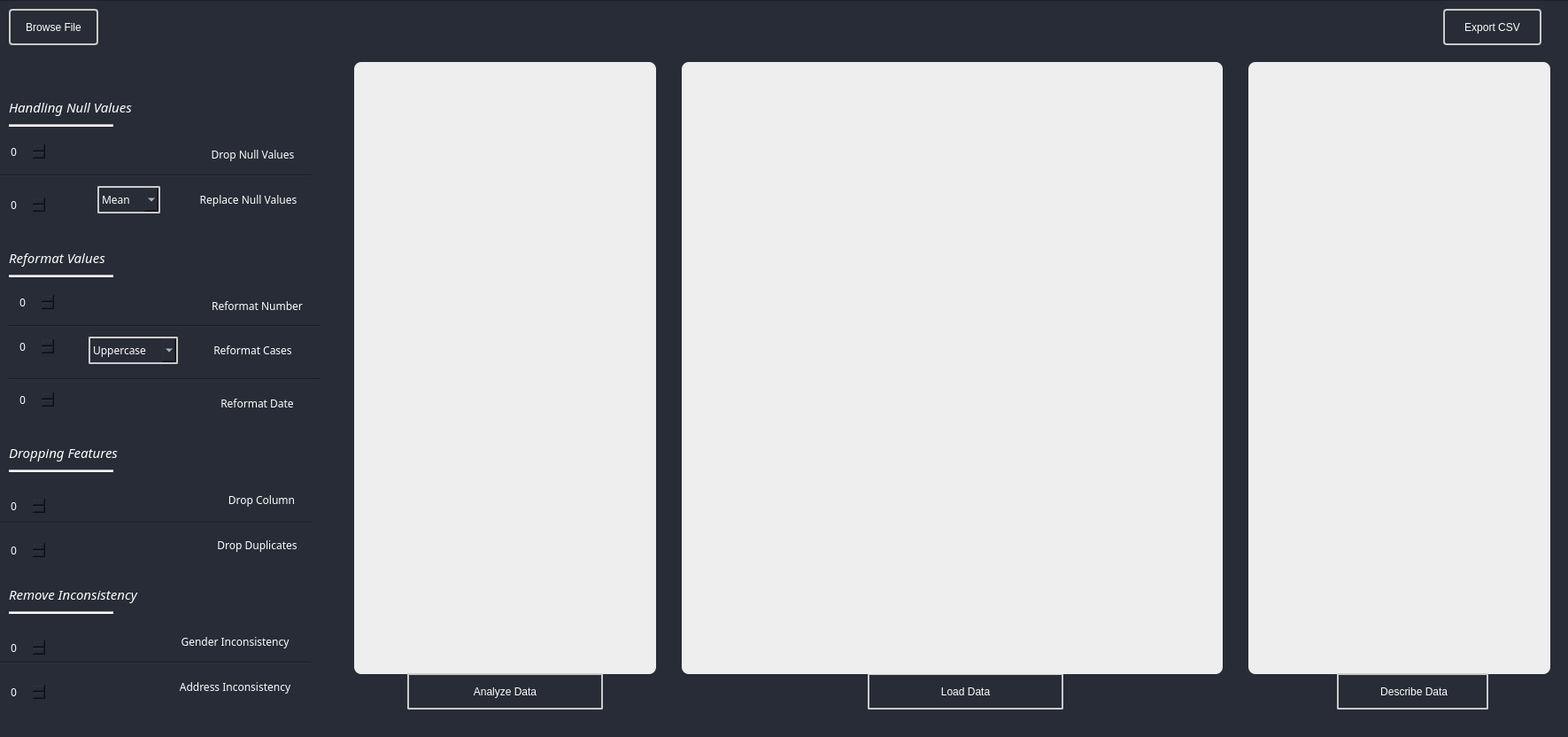
<?xml version="1.0" encoding="UTF-8"?>
<ui version="4.0">
 <class>Dialog</class>
 <widget class="QDialog" name="Dialog">
  <property name="geometry">
   <rect>
    <x>0</x>
    <y>0</y>
    <width>1771</width>
    <height>832</height>
   </rect>
  </property>
  <property name="windowTitle">
   <string>Dialog</string>
  </property>
  <property name="styleSheet">
   <string notr="true">background-color: rgb(39, 44, 54);</string>
  </property>
  <widget class="QFrame" name="frame">
   <property name="geometry">
    <rect>
     <x>-10</x>
     <y>0</y>
     <width>1801</width>
     <height>841</height>
    </rect>
   </property>
   <property name="font">
    <font>
     <pointsize>8</pointsize>
    </font>
   </property>
   <property name="styleSheet">
    <string notr="true"/>
   </property>
   <property name="frameShape">
    <enum>QFrame::StyledPanel</enum>
   </property>
   <property name="frameShadow">
    <enum>QFrame::Raised</enum>
   </property>
   <widget class="QPushButton" name="btn_browse">
    <property name="geometry">
     <rect>
      <x>20</x>
      <y>10</y>
      <width>101</width>
      <height>41</height>
     </rect>
    </property>
    <property name="styleSheet">
     <string notr="true">QPushButton{
 	color: white; 
  	border: 2px solid  rgb(202, 202, 202);
	border-radius: 4px;
  
}

QPushButton:hover{
	
	background-color: rgb(202, 202, 202);
  	color: black;
}</string>
    </property>
    <property name="text">
     <string>Browse File</string>
    </property>
   </widget>
   <widget class="QPushButton" name="btn_show">
    <property name="geometry">
     <rect>
      <x>990</x>
      <y>760</y>
      <width>221</width>
      <height>41</height>
     </rect>
    </property>
    <property name="styleSheet">
     <string notr="true">QPushButton{
 	color: white; 
  	border: 2px solid  rgb(202, 202, 202);
	border-radius: 2px;
  
}

QPushButton:hover{
	
	background-color: rgb(202, 202, 202);
  	color: black;
}</string>
    </property>
    <property name="text">
     <string>Load Data</string>
    </property>
   </widget>
   <widget class="QTableWidget" name="tbl_show">
    <property name="geometry">
     <rect>
      <x>780</x>
      <y>70</y>
      <width>611</width>
      <height>691</height>
     </rect>
    </property>
    <property name="styleSheet">
     <string notr="true">QTableWidget{
	color: black;
	selection-background-color: rgb(254, 254, 254);
	background-color: rgb(238, 238, 238);
	border-radius: 8px;
}</string>
    </property>
    <property name="alternatingRowColors">
     <bool>false</bool>
    </property>
    <property name="selectionMode">
     <enum>QAbstractItemView::NoSelection</enum>
    </property>
    <property name="selectionBehavior">
     <enum>QAbstractItemView::SelectRows</enum>
    </property>
    <attribute name="horizontalHeaderVisible">
     <bool>true</bool>
    </attribute>
    <attribute name="horizontalHeaderHighlightSections">
     <bool>false</bool>
    </attribute>
    <attribute name="verticalHeaderVisible">
     <bool>false</bool>
    </attribute>
    <attribute name="verticalHeaderHighlightSections">
     <bool>true</bool>
    </attribute>
   </widget>
   <widget class="QTableWidget" name="tbl_describe">
    <property name="geometry">
     <rect>
      <x>1420</x>
      <y>70</y>
      <width>341</width>
      <height>691</height>
     </rect>
    </property>
    <property name="styleSheet">
     <string notr="true">QTableWidget{
	color: black;
	selection-background-color: rgb(254, 254, 254);
	background-color: rgb(238, 238, 238);
	border-radius:8px;
}</string>
    </property>
    <property name="alternatingRowColors">
     <bool>false</bool>
    </property>
    <property name="selectionMode">
     <enum>QAbstractItemView::NoSelection</enum>
    </property>
    <property name="selectionBehavior">
     <enum>QAbstractItemView::SelectRows</enum>
    </property>
    <attribute name="horizontalHeaderVisible">
     <bool>true</bool>
    </attribute>
    <attribute name="horizontalHeaderHighlightSections">
     <bool>false</bool>
    </attribute>
    <attribute name="verticalHeaderVisible">
     <bool>false</bool>
    </attribute>
    <attribute name="verticalHeaderHighlightSections">
     <bool>true</bool>
    </attribute>
    <row>
     <property name="text">
      <string>count</string>
     </property>
    </row>
    <row>
     <property name="text">
      <string>New Row</string>
     </property>
    </row>
    <row>
     <property name="text">
      <string>mean</string>
     </property>
    </row>
    <row>
     <property name="text">
      <string>min</string>
     </property>
    </row>
    <row>
     <property name="text">
      <string>New Row</string>
     </property>
    </row>
    <row>
     <property name="text">
      <string>25%</string>
     </property>
    </row>
    <row>
     <property name="text">
      <string>50%</string>
     </property>
    </row>
    <row>
     <property name="text">
      <string>max</string>
     </property>
    </row>
   </widget>
   <widget class="QPushButton" name="btn_describe">
    <property name="geometry">
     <rect>
      <x>1520</x>
      <y>760</y>
      <width>171</width>
      <height>41</height>
     </rect>
    </property>
    <property name="styleSheet">
     <string notr="true">QPushButton{
 	color: white; 
  	border: 2px solid  rgb(202, 202, 202);
	border-radius: 2px;
  
}

QPushButton:hover{
	
	background-color: rgb(202, 202, 202);
  	color: black;
}</string>
    </property>
    <property name="text">
     <string> Describe Data</string>
    </property>
   </widget>
   <widget class="QLabel" name="label_null">
    <property name="geometry">
     <rect>
      <x>20</x>
      <y>100</y>
      <width>271</width>
      <height>41</height>
     </rect>
    </property>
    <property name="font">
     <font>
      <family>Segoe UI Light</family>
      <pointsize>11</pointsize>
      <weight>50</weight>
      <italic>true</italic>
      <bold>false</bold>
     </font>
    </property>
    <property name="styleSheet">
     <string notr="true">color: white;</string>
    </property>
    <property name="text">
     <string>Handling Null Values</string>
    </property>
   </widget>
   <widget class="Line" name="line">
    <property name="geometry">
     <rect>
      <x>20</x>
      <y>140</y>
      <width>118</width>
      <height>3</height>
     </rect>
    </property>
    <property name="styleSheet">
     <string notr="true">background-color: rgb(255, 255, 255);</string>
    </property>
    <property name="orientation">
     <enum>Qt::Horizontal</enum>
    </property>
   </widget>
   <widget class="QSpinBox" name="spinBox_dropnull">
    <property name="geometry">
     <rect>
      <x>20</x>
      <y>160</y>
      <width>42</width>
      <height>22</height>
     </rect>
    </property>
    <property name="font">
     <font>
      <family>Segoe UI Light</family>
     </font>
    </property>
    <property name="styleSheet">
     <string notr="true">QSpinBox{
 	color: white; 
  	border: 2px solid  rgb(202, 202, 202);
	border: none;
}</string>
    </property>
   </widget>
   <widget class="QPushButton" name="btn_dropnull">
    <property name="geometry">
     <rect>
      <x>240</x>
      <y>160</y>
      <width>111</width>
      <height>28</height>
     </rect>
    </property>
    <property name="font">
     <font>
      <family>Segoe UI Light</family>
     </font>
    </property>
    <property name="cursor">
     <cursorShape>ArrowCursor</cursorShape>
    </property>
    <property name="styleSheet">
     <string notr="true">QPushButton{
 	color: white; 
  	border:  none;
	border-radius: 4px;
  
}

QPushButton:hover{
	
	background-color: rgb(202, 202, 202);
  	color: black;
	cursor: pointer;
}</string>
    </property>
    <property name="text">
     <string>Drop Null Values</string>
    </property>
   </widget>
   <widget class="Line" name="line_2">
    <property name="geometry">
     <rect>
      <x>10</x>
      <y>190</y>
      <width>351</width>
      <height>16</height>
     </rect>
    </property>
    <property name="styleSheet">
     <string notr="true">color: white;</string>
    </property>
    <property name="orientation">
     <enum>Qt::Horizontal</enum>
    </property>
   </widget>
   <widget class="QSpinBox" name="spinBox_replacenull">
    <property name="geometry">
     <rect>
      <x>20</x>
      <y>220</y>
      <width>42</width>
      <height>22</height>
     </rect>
    </property>
    <property name="font">
     <font>
      <family>Segoe UI Light</family>
     </font>
    </property>
    <property name="styleSheet">
     <string notr="true">QSpinBox{
 	color: white; 
  	border: none;
	
	
}</string>
    </property>
   </widget>
   <widget class="QPushButton" name="btn_replacenull">
    <property name="geometry">
     <rect>
      <x>230</x>
      <y>210</y>
      <width>121</width>
      <height>31</height>
     </rect>
    </property>
    <property name="font">
     <font>
      <family>Segoe UI Light</family>
     </font>
    </property>
    <property name="cursor">
     <cursorShape>ArrowCursor</cursorShape>
    </property>
    <property name="styleSheet">
     <string notr="true">QPushButton{
 	color: white; 
  	border: none;
    border-radius: 4px;
}

QPushButton:hover{
	
	background-color: rgb(202, 202, 202);
  	color: black;
}</string>
    </property>
    <property name="text">
     <string>Replace Null Values</string>
    </property>
   </widget>
   <widget class="QComboBox" name="comboBox_replacenull">
    <property name="geometry">
     <rect>
      <x>120</x>
      <y>210</y>
      <width>71</width>
      <height>31</height>
     </rect>
    </property>
    <property name="font">
     <font>
      <family>Segoe UI Light</family>
     </font>
    </property>
    <property name="styleSheet">
     <string notr="true"> 	color: white; 
  	border: 2px solid  rgb(202, 202, 202);

	border-radius: 2px;</string>
    </property>
    <item>
     <property name="text">
      <string>Mean</string>
     </property>
    </item>
    <item>
     <property name="text">
      <string>Median</string>
     </property>
    </item>
    <item>
     <property name="text">
      <string>Mode</string>
     </property>
    </item>
   </widget>
   <widget class="QLabel" name="label_drop">
    <property name="geometry">
     <rect>
      <x>20</x>
      <y>490</y>
      <width>211</width>
      <height>41</height>
     </rect>
    </property>
    <property name="font">
     <font>
      <family>Segoe UI Light</family>
      <pointsize>11</pointsize>
      <weight>50</weight>
      <italic>true</italic>
      <bold>false</bold>
     </font>
    </property>
    <property name="styleSheet">
     <string notr="true">color: white;</string>
    </property>
    <property name="text">
     <string>Dropping Features</string>
    </property>
   </widget>
   <widget class="Line" name="line_4">
    <property name="geometry">
     <rect>
      <x>10</x>
      <y>580</y>
      <width>351</width>
      <height>20</height>
     </rect>
    </property>
    <property name="styleSheet">
     <string notr="true">color: white;</string>
    </property>
    <property name="orientation">
     <enum>Qt::Horizontal</enum>
    </property>
   </widget>
   <widget class="QSpinBox" name="spinBox_dropdup">
    <property name="geometry">
     <rect>
      <x>20</x>
      <y>610</y>
      <width>42</width>
      <height>22</height>
     </rect>
    </property>
    <property name="font">
     <font>
      <family>Segoe UI Light</family>
     </font>
    </property>
    <property name="styleSheet">
     <string notr="true">QSpinBox{
 	color: white; 
border: none;
	
}</string>
    </property>
   </widget>
   <widget class="QPushButton" name="btn_dropdup">
    <property name="geometry">
     <rect>
      <x>240</x>
      <y>600</y>
      <width>121</width>
      <height>31</height>
     </rect>
    </property>
    <property name="font">
     <font>
      <family>Segoe UI Light</family>
     </font>
    </property>
    <property name="cursor">
     <cursorShape>ArrowCursor</cursorShape>
    </property>
    <property name="styleSheet">
     <string notr="true">QPushButton{
 	color: white; 
border: none;
	border-radius: 4px;
  
}

QPushButton:hover{
	
	background-color: rgb(202, 202, 202);
  	color: black;
}</string>
    </property>
    <property name="text">
     <string>Drop Duplicates</string>
    </property>
   </widget>
   <widget class="QSpinBox" name="spinBox_dropcol">
    <property name="geometry">
     <rect>
      <x>20</x>
      <y>560</y>
      <width>42</width>
      <height>22</height>
     </rect>
    </property>
    <property name="font">
     <font>
      <family>Segoe UI Light</family>
     </font>
    </property>
    <property name="styleSheet">
     <string notr="true">QSpinBox{
 	color: white; 
  	border: none;
}</string>
    </property>
   </widget>
   <widget class="QPushButton" name="btn_dropcol">
    <property name="geometry">
     <rect>
      <x>250</x>
      <y>550</y>
      <width>111</width>
      <height>28</height>
     </rect>
    </property>
    <property name="font">
     <font>
      <family>Segoe UI Light</family>
     </font>
    </property>
    <property name="cursor">
     <cursorShape>ArrowCursor</cursorShape>
    </property>
    <property name="styleSheet">
     <string notr="true">QPushButton{
 	color: white; 
border: none;
	border-radius: 4px;
  
}

QPushButton:hover{
	
	background-color: rgb(202, 202, 202);
  	color: black;
}</string>
    </property>
    <property name="text">
     <string>Drop Column</string>
    </property>
   </widget>
   <widget class="QPushButton" name="btn_export">
    <property name="geometry">
     <rect>
      <x>1640</x>
      <y>10</y>
      <width>111</width>
      <height>41</height>
     </rect>
    </property>
    <property name="styleSheet">
     <string notr="true">QPushButton{
 	color: white; 
  	border: 2px solid  rgb(202, 202, 202);
	border-radius: 4px;
  
}

QPushButton:hover{
	
	background-color: rgb(202, 202, 202);
  	color: black;
}</string>
    </property>
    <property name="text">
     <string>Export CSV</string>
    </property>
   </widget>
   <widget class="QSpinBox" name="spinBox_add">
    <property name="geometry">
     <rect>
      <x>20</x>
      <y>770</y>
      <width>42</width>
      <height>22</height>
     </rect>
    </property>
    <property name="font">
     <font>
      <family>Segoe UI Light</family>
     </font>
    </property>
    <property name="styleSheet">
     <string notr="true">QSpinBox{
 	color: white; 
  	border: none;
}</string>
    </property>
   </widget>
   <widget class="QPushButton" name="btn_add">
    <property name="geometry">
     <rect>
      <x>210</x>
      <y>760</y>
      <width>131</width>
      <height>31</height>
     </rect>
    </property>
    <property name="font">
     <font>
      <family>Segoe UI Light</family>
     </font>
    </property>
    <property name="cursor">
     <cursorShape>ArrowCursor</cursorShape>
    </property>
    <property name="styleSheet">
     <string notr="true">QPushButton{
 	color: white; 
  	border: none;
	border-radius: 4px;
  
}

QPushButton:hover{
	
	background-color: rgb(202, 202, 202);
  	color: black;
}</string>
    </property>
    <property name="text">
     <string>Address Inconsistency</string>
    </property>
   </widget>
   <widget class="QSpinBox" name="spinBox_gender">
    <property name="geometry">
     <rect>
      <x>20</x>
      <y>720</y>
      <width>42</width>
      <height>22</height>
     </rect>
    </property>
    <property name="font">
     <font>
      <family>Segoe UI Light</family>
     </font>
    </property>
    <property name="styleSheet">
     <string notr="true">QSpinBox{
 	color: white; 
	border: none;
}</string>
    </property>
   </widget>
   <widget class="QLabel" name="label_inco">
    <property name="geometry">
     <rect>
      <x>20</x>
      <y>650</y>
      <width>271</width>
      <height>41</height>
     </rect>
    </property>
    <property name="font">
     <font>
      <family>Segoe UI Light</family>
      <pointsize>11</pointsize>
      <weight>50</weight>
      <italic>true</italic>
      <bold>false</bold>
     </font>
    </property>
    <property name="styleSheet">
     <string notr="true">color: white;</string>
    </property>
    <property name="text">
     <string>Remove Inconsistency</string>
    </property>
   </widget>
   <widget class="QPushButton" name="btn_gender">
    <property name="geometry">
     <rect>
      <x>210</x>
      <y>710</y>
      <width>131</width>
      <height>28</height>
     </rect>
    </property>
    <property name="font">
     <font>
      <family>Segoe UI Light</family>
     </font>
    </property>
    <property name="cursor">
     <cursorShape>ArrowCursor</cursorShape>
    </property>
    <property name="styleSheet">
     <string notr="true">QPushButton{
 	color: white; 
  	border: none;
	border-radius: 4px;
  
}

QPushButton:hover{
	
	background-color: rgb(202, 202, 202);
  	color: black;
}</string>
    </property>
    <property name="text">
     <string>Gender Inconsistency</string>
    </property>
   </widget>
   <widget class="QSpinBox" name="spinBox_no">
    <property name="geometry">
     <rect>
      <x>30</x>
      <y>330</y>
      <width>42</width>
      <height>22</height>
     </rect>
    </property>
    <property name="font">
     <font>
      <family>Segoe UI Light</family>
     </font>
    </property>
    <property name="styleSheet">
     <string notr="true">QSpinBox{
 	color: white; 
  	border: none;
	border-radius: 4px;
	
}</string>
    </property>
   </widget>
   <widget class="QPushButton" name="btn_no">
    <property name="geometry">
     <rect>
      <x>240</x>
      <y>330</y>
      <width>121</width>
      <height>31</height>
     </rect>
    </property>
    <property name="font">
     <font>
      <family>Segoe UI Light</family>
     </font>
    </property>
    <property name="cursor">
     <cursorShape>ArrowCursor</cursorShape>
    </property>
    <property name="styleSheet">
     <string notr="true">QPushButton{
 	color: white; 
  	border: none;
	border-radius: 4px;
  
}

QPushButton:hover{
	
	background-color: rgb(202, 202, 202);
  	color: black;
}</string>
    </property>
    <property name="text">
     <string>Reformat Number</string>
    </property>
   </widget>
   <widget class="QSpinBox" name="spinBox_case">
    <property name="geometry">
     <rect>
      <x>30</x>
      <y>380</y>
      <width>42</width>
      <height>22</height>
     </rect>
    </property>
    <property name="font">
     <font>
      <family>Segoe UI Light</family>
     </font>
    </property>
    <property name="styleSheet">
     <string notr="true">QSpinBox{
 	color: white; 
  	border: none;
}</string>
    </property>
   </widget>
   <widget class="QLabel" name="label_reformat">
    <property name="geometry">
     <rect>
      <x>20</x>
      <y>270</y>
      <width>211</width>
      <height>41</height>
     </rect>
    </property>
    <property name="font">
     <font>
      <family>Segoe UI Light</family>
      <pointsize>11</pointsize>
      <weight>50</weight>
      <italic>true</italic>
      <bold>false</bold>
     </font>
    </property>
    <property name="styleSheet">
     <string notr="true">color: white;</string>
    </property>
    <property name="text">
     <string>Reformat Values</string>
    </property>
   </widget>
   <widget class="QPushButton" name="btn_case">
    <property name="geometry">
     <rect>
      <x>240</x>
      <y>380</y>
      <width>111</width>
      <height>31</height>
     </rect>
    </property>
    <property name="font">
     <font>
      <family>Segoe UI Light</family>
     </font>
    </property>
    <property name="cursor">
     <cursorShape>ArrowCursor</cursorShape>
    </property>
    <property name="styleSheet">
     <string notr="true">QPushButton{
 	color: white; 
  	border: none;
	border-radius: 4px;
  
}

QPushButton:hover{
	
	background-color: rgb(202, 202, 202);
  	color: black;
}</string>
    </property>
    <property name="text">
     <string>Reformat Cases</string>
    </property>
   </widget>
   <widget class="QComboBox" name="comboBox_case">
    <property name="geometry">
     <rect>
      <x>110</x>
      <y>380</y>
      <width>101</width>
      <height>31</height>
     </rect>
    </property>
    <property name="font">
     <font>
      <family>Segoe UI Light</family>
     </font>
    </property>
    <property name="styleSheet">
     <string notr="true"> 	color: white; 
  	border: 2px solid  rgb(202, 202, 202);

	border-radius: 2px;</string>
    </property>
    <item>
     <property name="text">
      <string>Uppercase</string>
     </property>
    </item>
    <item>
     <property name="text">
      <string>Lowercase</string>
     </property>
    </item>
   </widget>
   <widget class="QSpinBox" name="spinBox_dt">
    <property name="geometry">
     <rect>
      <x>30</x>
      <y>440</y>
      <width>42</width>
      <height>22</height>
     </rect>
    </property>
    <property name="font">
     <font>
      <family>Segoe UI Light</family>
     </font>
    </property>
    <property name="styleSheet">
     <string notr="true">QSpinBox{
 	color: white; 
  	border: none;
	
}</string>
    </property>
   </widget>
   <widget class="QPushButton" name="btn_dt">
    <property name="geometry">
     <rect>
      <x>240</x>
      <y>440</y>
      <width>121</width>
      <height>31</height>
     </rect>
    </property>
    <property name="font">
     <font>
      <family>Segoe UI Light</family>
     </font>
    </property>
    <property name="cursor">
     <cursorShape>ArrowCursor</cursorShape>
    </property>
    <property name="styleSheet">
     <string notr="true">QPushButton{
 	color: white; 
  	border: none;
	border-radius: 4px;
  
}

QPushButton:hover{
	
	background-color: rgb(202, 202, 202);
  	color: black;
}</string>
    </property>
    <property name="text">
     <string>Reformat Date</string>
    </property>
   </widget>
   <widget class="Line" name="line_3">
    <property name="geometry">
     <rect>
      <x>20</x>
      <y>530</y>
      <width>118</width>
      <height>3</height>
     </rect>
    </property>
    <property name="styleSheet">
     <string notr="true">background-color: rgb(255, 255, 255);</string>
    </property>
    <property name="orientation">
     <enum>Qt::Horizontal</enum>
    </property>
   </widget>
   <widget class="Line" name="line_11">
    <property name="geometry">
     <rect>
      <x>20</x>
      <y>310</y>
      <width>118</width>
      <height>3</height>
     </rect>
    </property>
    <property name="styleSheet">
     <string notr="true">background-color: rgb(255, 255, 255);</string>
    </property>
    <property name="orientation">
     <enum>Qt::Horizontal</enum>
    </property>
   </widget>
   <widget class="Line" name="line_12">
    <property name="geometry">
     <rect>
      <x>20</x>
      <y>360</y>
      <width>351</width>
      <height>16</height>
     </rect>
    </property>
    <property name="styleSheet">
     <string notr="true">color: white;</string>
    </property>
    <property name="orientation">
     <enum>Qt::Horizontal</enum>
    </property>
   </widget>
   <widget class="Line" name="line_13">
    <property name="geometry">
     <rect>
      <x>20</x>
      <y>420</y>
      <width>351</width>
      <height>16</height>
     </rect>
    </property>
    <property name="styleSheet">
     <string notr="true">color: white;</string>
    </property>
    <property name="orientation">
     <enum>Qt::Horizontal</enum>
    </property>
   </widget>
   <widget class="Line" name="line_14">
    <property name="geometry">
     <rect>
      <x>20</x>
      <y>690</y>
      <width>118</width>
      <height>3</height>
     </rect>
    </property>
    <property name="styleSheet">
     <string notr="true">background-color: rgb(255, 255, 255);</string>
    </property>
    <property name="orientation">
     <enum>Qt::Horizontal</enum>
    </property>
   </widget>
   <widget class="Line" name="line_16">
    <property name="geometry">
     <rect>
      <x>10</x>
      <y>740</y>
      <width>351</width>
      <height>16</height>
     </rect>
    </property>
    <property name="styleSheet">
     <string notr="true">color: white;</string>
    </property>
    <property name="orientation">
     <enum>Qt::Horizontal</enum>
    </property>
   </widget>
   <widget class="QTableWidget" name="tbl_dfaux">
    <property name="geometry">
     <rect>
      <x>410</x>
      <y>70</y>
      <width>341</width>
      <height>691</height>
     </rect>
    </property>
    <property name="styleSheet">
     <string notr="true">QTableWidget{
	color: black;
	selection-background-color: rgb(254, 254, 254);
	background-color: rgb(238, 238, 238);
	border-radius:8px;
}</string>
    </property>
    <property name="alternatingRowColors">
     <bool>false</bool>
    </property>
    <property name="selectionMode">
     <enum>QAbstractItemView::NoSelection</enum>
    </property>
    <property name="selectionBehavior">
     <enum>QAbstractItemView::SelectRows</enum>
    </property>
    <attribute name="horizontalHeaderVisible">
     <bool>true</bool>
    </attribute>
    <attribute name="horizontalHeaderHighlightSections">
     <bool>false</bool>
    </attribute>
    <attribute name="verticalHeaderVisible">
     <bool>false</bool>
    </attribute>
    <attribute name="verticalHeaderHighlightSections">
     <bool>true</bool>
    </attribute>
    <row>
     <property name="text">
      <string>count</string>
     </property>
    </row>
    <row>
     <property name="text">
      <string>New Row</string>
     </property>
    </row>
    <row>
     <property name="text">
      <string>mean</string>
     </property>
    </row>
    <row>
     <property name="text">
      <string>min</string>
     </property>
    </row>
    <row>
     <property name="text">
      <string>New Row</string>
     </property>
    </row>
    <row>
     <property name="text">
      <string>25%</string>
     </property>
    </row>
    <row>
     <property name="text">
      <string>50%</string>
     </property>
    </row>
    <row>
     <property name="text">
      <string>max</string>
     </property>
    </row>
   </widget>
   <widget class="QPushButton" name="btn_dfaux">
    <property name="geometry">
     <rect>
      <x>470</x>
      <y>760</y>
      <width>221</width>
      <height>41</height>
     </rect>
    </property>
    <property name="styleSheet">
     <string notr="true">QPushButton{
 	color: white; 
  	border: 2px solid  rgb(202, 202, 202);
	border-radius: 2px;
  
}

QPushButton:hover{
	
	background-color: rgb(202, 202, 202);
  	color: black;
}</string>
    </property>
    <property name="text">
     <string>Analyze Data</string>
    </property>
   </widget>
  </widget>
 </widget>
 <resources/>
 <connections/>
</ui>
